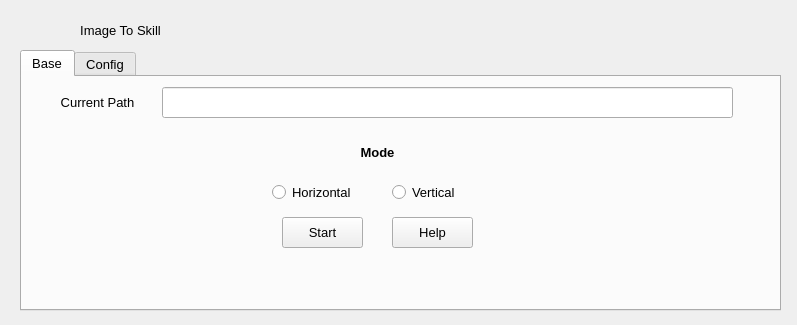
<?xml version="1.0" encoding="UTF-8"?>
<ui version="4.0">
 <class>MainWindow</class>
 <widget class="QMainWindow" name="MainWindow">
  <property name="geometry">
   <rect>
    <x>0</x>
    <y>0</y>
    <width>797</width>
    <height>325</height>
   </rect>
  </property>
  <property name="font">
   <font>
    <pointsize>10</pointsize>
   </font>
  </property>
  <property name="windowTitle">
   <string>ImageToSkill</string>
  </property>
  <widget class="QWidget" name="centralwidget">
   <widget class="QTabWidget" name="tabWidget">
    <property name="geometry">
     <rect>
      <x>20</x>
      <y>50</y>
      <width>761</width>
      <height>261</height>
     </rect>
    </property>
    <property name="focusPolicy">
     <enum>Qt::NoFocus</enum>
    </property>
    <property name="currentIndex">
     <number>0</number>
    </property>
    <widget class="QWidget" name="base_page">
     <attribute name="title">
      <string>Base</string>
     </attribute>
     <widget class="QLabel" name="pathLabel">
      <property name="geometry">
       <rect>
        <x>20</x>
        <y>10</y>
        <width>111</width>
        <height>31</height>
       </rect>
      </property>
      <property name="text">
       <string>Current Path</string>
      </property>
      <property name="alignment">
       <set>Qt::AlignCenter</set>
      </property>
     </widget>
     <widget class="QLineEdit" name="pathLine">
      <property name="geometry">
       <rect>
        <x>140</x>
        <y>10</y>
        <width>571</width>
        <height>31</height>
       </rect>
      </property>
      <property name="focusPolicy">
       <enum>Qt::ClickFocus</enum>
      </property>
     </widget>
     <widget class="QRadioButton" name="ht_radio">
      <property name="geometry">
       <rect>
        <x>250</x>
        <y>100</y>
        <width>101</width>
        <height>31</height>
       </rect>
      </property>
      <property name="focusPolicy">
       <enum>Qt::NoFocus</enum>
      </property>
      <property name="layoutDirection">
       <enum>Qt::LeftToRight</enum>
      </property>
      <property name="text">
       <string>Horizontal</string>
      </property>
     </widget>
     <widget class="QRadioButton" name="vt_radio">
      <property name="geometry">
       <rect>
        <x>370</x>
        <y>100</y>
        <width>91</width>
        <height>31</height>
       </rect>
      </property>
      <property name="focusPolicy">
       <enum>Qt::NoFocus</enum>
      </property>
      <property name="text">
       <string>Vertical</string>
      </property>
     </widget>
     <widget class="QLabel" name="label">
      <property name="geometry">
       <rect>
        <x>320</x>
        <y>60</y>
        <width>71</width>
        <height>31</height>
       </rect>
      </property>
      <property name="font">
       <font>
        <weight>75</weight>
        <bold>true</bold>
       </font>
      </property>
      <property name="text">
       <string>Mode</string>
      </property>
      <property name="alignment">
       <set>Qt::AlignCenter</set>
      </property>
     </widget>
     <widget class="QPushButton" name="startBtn">
      <property name="geometry">
       <rect>
        <x>260</x>
        <y>140</y>
        <width>81</width>
        <height>31</height>
       </rect>
      </property>
      <property name="focusPolicy">
       <enum>Qt::NoFocus</enum>
      </property>
      <property name="text">
       <string>Start</string>
      </property>
     </widget>
     <widget class="QPushButton" name="helpBtn">
      <property name="geometry">
       <rect>
        <x>370</x>
        <y>140</y>
        <width>81</width>
        <height>31</height>
       </rect>
      </property>
      <property name="focusPolicy">
       <enum>Qt::NoFocus</enum>
      </property>
      <property name="text">
       <string>Help</string>
      </property>
     </widget>
    </widget>
    <widget class="QWidget" name="config_page">
     <attribute name="title">
      <string>Config</string>
     </attribute>
     <widget class="QLabel" name="label_2">
      <property name="geometry">
       <rect>
        <x>20</x>
        <y>20</y>
        <width>111</width>
        <height>31</height>
       </rect>
      </property>
      <property name="text">
       <string>Particle Type</string>
      </property>
      <property name="alignment">
       <set>Qt::AlignCenter</set>
      </property>
     </widget>
     <widget class="QLabel" name="label_3">
      <property name="geometry">
       <rect>
        <x>20</x>
        <y>70</y>
        <width>131</width>
        <height>31</height>
       </rect>
      </property>
      <property name="text">
       <string>Particle Interval</string>
      </property>
      <property name="alignment">
       <set>Qt::AlignCenter</set>
      </property>
     </widget>
     <widget class="QLabel" name="label_4">
      <property name="geometry">
       <rect>
        <x>20</x>
        <y>120</y>
        <width>111</width>
        <height>31</height>
       </rect>
      </property>
      <property name="text">
       <string>Particle Size</string>
      </property>
      <property name="alignment">
       <set>Qt::AlignCenter</set>
      </property>
     </widget>
     <widget class="QLineEdit" name="typeEdit">
      <property name="geometry">
       <rect>
        <x>170</x>
        <y>20</y>
        <width>161</width>
        <height>31</height>
       </rect>
      </property>
      <property name="focusPolicy">
       <enum>Qt::ClickFocus</enum>
      </property>
     </widget>
     <widget class="QLineEdit" name="intervalEdit">
      <property name="geometry">
       <rect>
        <x>170</x>
        <y>70</y>
        <width>161</width>
        <height>31</height>
       </rect>
      </property>
      <property name="focusPolicy">
       <enum>Qt::ClickFocus</enum>
      </property>
     </widget>
     <widget class="QLineEdit" name="sizeEdit">
      <property name="geometry">
       <rect>
        <x>170</x>
        <y>120</y>
        <width>161</width>
        <height>31</height>
       </rect>
      </property>
      <property name="focusPolicy">
       <enum>Qt::ClickFocus</enum>
      </property>
     </widget>
     <widget class="QLabel" name="label_5">
      <property name="geometry">
       <rect>
        <x>380</x>
        <y>20</y>
        <width>171</width>
        <height>31</height>
       </rect>
      </property>
      <property name="text">
       <string>Base Forward Offset</string>
      </property>
      <property name="alignment">
       <set>Qt::AlignCenter</set>
      </property>
     </widget>
     <widget class="QLabel" name="label_6">
      <property name="geometry">
       <rect>
        <x>380</x>
        <y>70</y>
        <width>141</width>
        <height>31</height>
       </rect>
      </property>
      <property name="text">
       <string>Base Side Offset</string>
      </property>
      <property name="alignment">
       <set>Qt::AlignCenter</set>
      </property>
     </widget>
     <widget class="QLabel" name="label_7">
      <property name="geometry">
       <rect>
        <x>380</x>
        <y>120</y>
        <width>121</width>
        <height>31</height>
       </rect>
      </property>
      <property name="text">
       <string>Base Y Offset</string>
      </property>
      <property name="alignment">
       <set>Qt::AlignCenter</set>
      </property>
     </widget>
     <widget class="QLineEdit" name="forwardEdit">
      <property name="geometry">
       <rect>
        <x>560</x>
        <y>20</y>
        <width>161</width>
        <height>31</height>
       </rect>
      </property>
      <property name="focusPolicy">
       <enum>Qt::ClickFocus</enum>
      </property>
     </widget>
     <widget class="QLineEdit" name="sideEdit">
      <property name="geometry">
       <rect>
        <x>560</x>
        <y>70</y>
        <width>161</width>
        <height>31</height>
       </rect>
      </property>
      <property name="focusPolicy">
       <enum>Qt::ClickFocus</enum>
      </property>
     </widget>
     <widget class="QLineEdit" name="yEdit">
      <property name="geometry">
       <rect>
        <x>560</x>
        <y>120</y>
        <width>161</width>
        <height>31</height>
       </rect>
      </property>
      <property name="focusPolicy">
       <enum>Qt::ClickFocus</enum>
      </property>
     </widget>
     <widget class="QPushButton" name="partiHelp">
      <property name="geometry">
       <rect>
        <x>320</x>
        <y>170</y>
        <width>101</width>
        <height>31</height>
       </rect>
      </property>
      <property name="focusPolicy">
       <enum>Qt::NoFocus</enum>
      </property>
      <property name="text">
       <string>Particle Help</string>
      </property>
     </widget>
    </widget>
   </widget>
   <widget class="QLabel" name="title">
    <property name="geometry">
     <rect>
      <x>20</x>
      <y>10</y>
      <width>201</width>
      <height>41</height>
     </rect>
    </property>
    <property name="text">
     <string>Image To Skill</string>
    </property>
    <property name="alignment">
     <set>Qt::AlignCenter</set>
    </property>
   </widget>
  </widget>
 </widget>
 <resources/>
 <connections/>
</ui>
